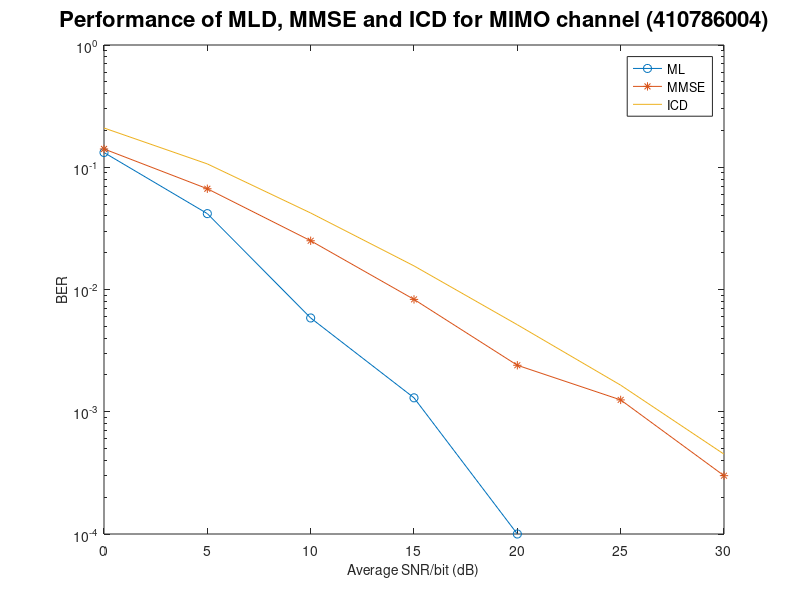

This chart was generated by the following MATLAB code:
clear all;
close all;

Nt = 2;                                 % No. of transmit antennas
Nr = 2;                                 % No. of receive antennas
S = [1 1 -1 -1; 1 -1 1 -1];             % Reference codebook
Eb = 1;                                 % Energy per bit
EbNo_dB = 0:5:30;                       % Average SNR per bit
No = Eb*10.^(-1*EbNo_dB/10);            % Noise variance
BER_ML = zeros(1,length(EbNo_dB));      % Bit-Error-Rate Initialization
BER_MMSE = zeros(1,length(EbNo_dB));    % Bit-Error-Rate Initialization
BER_ICD = zeros(1,length(EbNo_dB));     % Bit-Error-Rate Initialization


% Maximum Likelihood Detector:

for i = 1:length(EbNo_dB)
    no_errors = 0;
    no_bits = 0;
    for iter=1:10000
    %while no_errors <=100
        mu = zeros(1,4);
        %s = 2*randi([0 1],Nt,1) - 1;
        s = 2*floor(2*rand([Nt,1]))-1;
        no_bits = no_bits + length(s);
        H = (randn(Nr,Nt) + 1i*randn(Nr,Nt))/sqrt(2*Nr);
        noise = sqrt(No(i)/2)*(randn(Nr,1) + 1i*randn(Nr,1));
        y = H*s + noise;
        for j = 1:4
            mu(j) = sum(abs(y - H*S(:,j)).^2);  % Euclidean distance metric
        end
        [Min idx] = min(mu);
        s_h = S(:,idx);
        no_errors = no_errors + nnz(s_h-s);
    end
    BER_ML(i) = no_errors/no_bits;
end

% Minimum Mean-Sqaure-Error (MMSE) Detector:

for i = 1:length(EbNo_dB)
    no_errors = 0;
    no_bits = 0;
    for iter=1:10000
   % while no_errors <=100
        %s = 2*randi([0 1],Nt,1) - 1;
        s = 2*floor(2*rand([Nt,1]))-1;
        no_bits = no_bits + length(s);
        H = (randn(Nr,Nt) + 1i*randn(Nr,Nt))/sqrt(2*Nr);
        noise = sqrt(No(i)/2)*(randn(Nr,1) + 1i*randn(Nr,1));
        y = H*s + noise;
        w1 = (H*H' + No(i)*eye(Nr))^(-1) * H(:,1); % Optimum weight vector 1
        w2 = (H*H' + No(i)*eye(Nr))^(-1) * H(:,2); % Optimum weight vector 2
        W = [w1 w2];
        s_h = W'*y;
        for j = 1:Nt
            if real(s_h(j)) >= 0
                s_h(j) = 1;
            else
                s_h(j) = -1;
            end
        end
        no_errors = no_errors + nnz(s_h-s);
    end
    BER_MMSE(i) = no_errors/no_bits;
end


% Inverse Channel Detector:

for i = 1:length(EbNo_dB)
    no_errors = 0;
    no_bits = 0;
    for iter=1:10000
    %while no_errors <=100
        %s = 2*randi([0 1],Nt,1) - 1;
        s = 2*floor(2*rand([Nt,1]))-1;
        no_bits = no_bits + length(s);
        H = (randn(Nr,Nt) + 1i*randn(Nr,Nt))/sqrt(2*Nr);
        noise = sqrt(No(i)/2)*(randn(Nr,1) + 1i*randn(Nr,1));
        y = H*s + noise;

        s_h = inv(H)*y;  %%<=== Fill here
        for j = 1:Nt
            if real(s_h(j)) >= 0
                s_h(j) = 1;
            else
                s_h(j) = -1;
            end
        end
        no_errors = no_errors + nnz(s_h-s);
    end
    BER_ICD(i) = no_errors/no_bits;
end
echo on;
% Plot the results:
semilogy(EbNo_dB,BER_ML,'-o',EbNo_dB,BER_MMSE,'-*',EbNo_dB,BER_ICD)
xlabel('Average SNR/bit (dB)','fontsize',10)
ylabel('BER','fontsize',10)
legend('ML','MMSE','ICD')
title(['Performance of MLD, MMSE and ICD for MIMO channel (410786004)'],'fontsize',16,'fontname','Helvetica');
fname = 'prob_11_03(410786004).png';
print (fname, '-dpng'); 